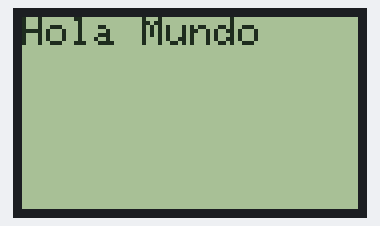
A sketch run on a simulated Arduino Uno, built with avr-gcc and run on an emulated ATmega328P. Parts: 84×48 one-colour display.

Above: at 0.1 s.

The sketch:

arduino-lcd-nokia-5110.ino
```cpp
//Se importan las liberias
#include <SPI.h>
#include <Adafruit_GFX.h>
#include <Adafruit_PCD8544.h>

// Conexión de los pines del lcd al display
// pin 7 - Serial clock out (SCLK)
// pin 6 - Serial data out (DIN)
// pin 5 - Data/Command select (D/C)
// pin 4 - LCD chip select (CS)
// pin 3 - LCD reset (RST)
Adafruit_PCD8544 display = Adafruit_PCD8544(7, 6, 5, 4, 3);


#define NUMFLAKES 10
#define XPOS 0
#define YPOS 1
#define DELTAY 2

#define LOGO16_GLCD_HEIGHT 16
#define LOGO16_GLCD_WIDTH  16

void setup() {
  Serial.begin(9600);
  //Se inicializa el lcd
  display.begin();
  //Se setea el contraste del lcd
  display.setContrast(60);
}

void loop() {
  //Limpiamos el display
  display.clearDisplay();
  //Establecemos el tamaño del text
  display.setTextSize(1);
  //Establecemos el color del display
  display.setTextColor(BLACK);
  //Se pocisiona el cursor
  display.setCursor(0,0);
  //Se escribe
  display.println("Hola Mundo");
  //Se muestra la información
  display.display();
  delay(2000);
}
```
